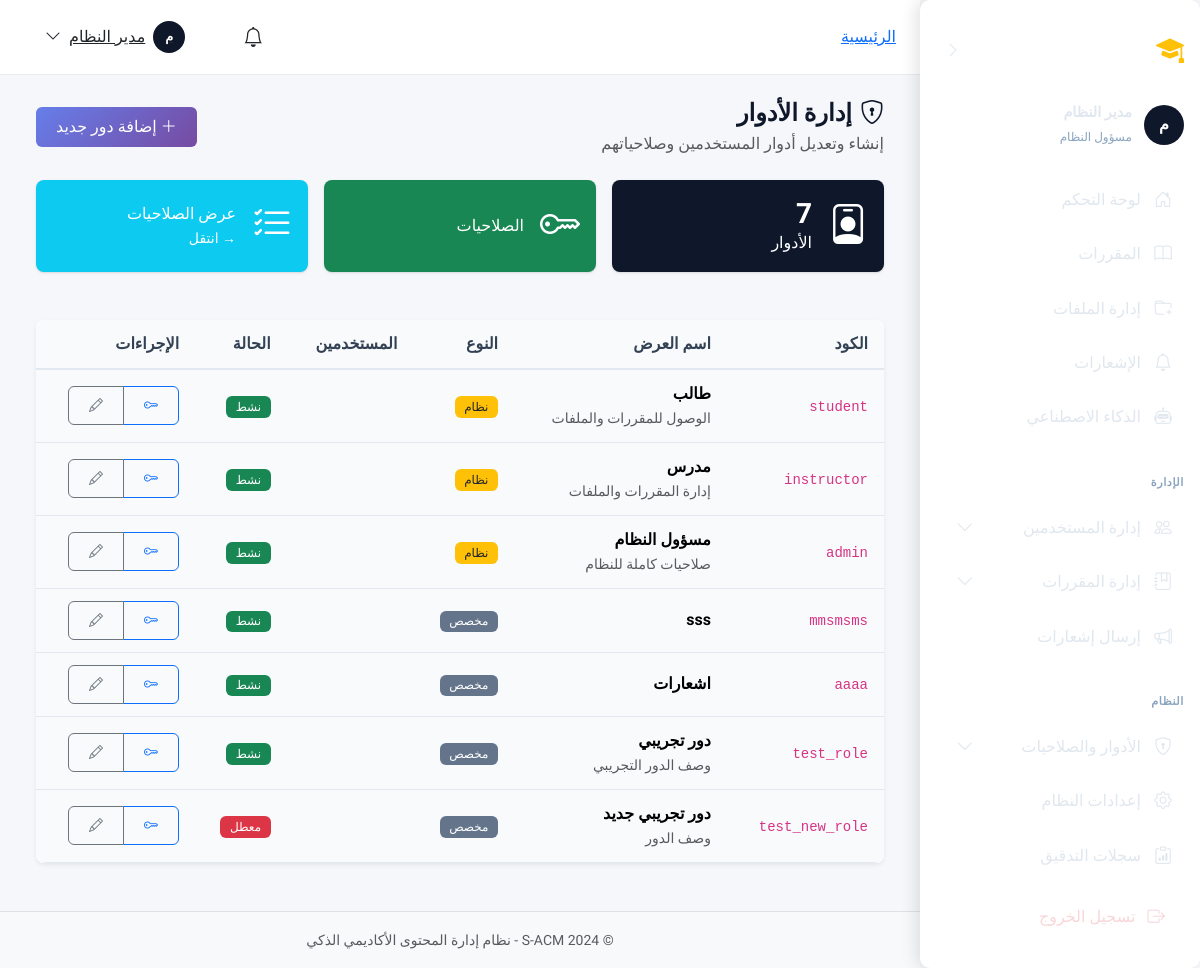
Screenshot of /roles/ (signed in) with the database file from the repository.
### apps/accounts/models.py (models this page shows, shortened)
class User(AbstractBaseUser, PermissionsMixin):
    ACCOUNT_STATUS_CHOICES = [
        ('inactive', 'غير مفعّل'),
        ('active', 'مفعّل'),
        ('suspended', 'موقوف'),
    ]
    academic_id = models.CharField(
        max_length=50,
        unique=True,
        verbose_name='الرقم الأكاديمي/الوظيفي',
        help_text='الرقم الأكاديمي للطالب أو الرقم الوظيفي للموظف'
    )
    id_card_number = models.CharField(
        max_length=50,
        unique=True,
        verbose_name='رقم البطاقة الشخصية',
        help_text='يستخدم للتحقق من الهوية عند التفعيل'
    )
    full_name = models.CharField(
        max_length=150,
        verbose_name='الاسم الكامل'
    )
    email = models.EmailField(
        unique=True,
        blank=True,
        null=True,
        verbose_name='البريد الإلكتروني',
        help_text='يتم تعيينه عند التفعيل'
    )
    account_status = models.CharField(
        max_length=20,
        choices=ACCOUNT_STATUS_CHOICES,
        default='inactive',
        verbose_name='حالة الحساب'
    )
    role = models.ForeignKey(
        Role,
        on_delete=models.PROTECT,
        related_name='users',
        verbose_name='الدور',
        null=True,
        blank=True
    )
    major = models.ForeignKey(
        Major,
        on_delete=models.SET_NULL,
        related_name='students',
        verbose_name='التخصص',
        null=True,
        blank=True,
        help_text='للطلاب فقط'
    )
    level = models.ForeignKey(
        Level,
        on_delete=models.SET_NULL,
        related_name='students',
        verbose_name='المستوى',
        null=True,
        blank=True,
        help_text='للطلاب فقط'
    )
    is_staff = models.BooleanField(default=False, verbose_name='موظف')
    is_active = models.BooleanField(default=True, verbose_name='نشط')
    date_joined = models.DateTimeField(default=timezone.now, verbose_name='تاريخ الانضمام')
    last_login = models.DateTimeField(null=True, blank=True, verbose_name='آخر تسجيل دخول')
    profile_picture = models.ImageField(
        upload_to='profiles/',
        blank=True,
        null=True,
        verbose_name='صورة الملف الشخصي'
    )
    phone_number = models.CharField(
        max_length=20,
        blank=True,
        null=True,
        verbose_name='رقم الهاتف'
    )
    objects = UserManager()
    USERNAME_FIELD = 'academic_id'
    REQUIRED_FIELDS = ['full_name', 'id_card_number']
    class Meta:
        db_table = 'users'
        verbose_name = 'مستخدم'
        verbose_name_plural = 'المستخدمون'
        indexes = [
            models.Index(fields=['academic_id']),
            models.Index(fields=['email']),
            models.Index(fields=['account_status']),
        ]
    def is_admin(self):
        return self.role and self.role.code == Role.ADMIN
    def is_instructor(self):
        return self.role and self.role.code == Role.INSTRUCTOR
    def is_student(self):
        return self.role and self.role.code == Role.STUDENT

class Role(models.Model):
    ADMIN = 'admin'
    INSTRUCTOR = 'instructor'
    STUDENT = 'student'
    code = models.CharField(
        max_length=50,
        unique=True,
        verbose_name='كود الدور',
        help_text='معرف فريد للدور (بالإنجليزية، مثل: admin, instructor)'
    )
    display_name = models.CharField(
        max_length=100,
        verbose_name='اسم العرض',
        help_text='الاسم الذي يظهر للمستخدم'
    )
    description = models.TextField(
        blank=True,
        null=True,
        verbose_name='وصف الدور'
    )
    is_system = models.BooleanField(
        default=False,
        verbose_name='دور نظام',
        help_text='الأدوار الافتراضية التي لا يمكن حذفها'
    )
    is_active = models.BooleanField(
        default=True,
        verbose_name='نشط'
    )
    created_at = models.DateTimeField(auto_now_add=True, verbose_name='تاريخ الإنشاء')
    updated_at = models.DateTimeField(auto_now=True, verbose_name='تاريخ التحديث')
    class Meta:
        db_table = 'roles'
        verbose_name = 'دور'
        verbose_name_plural = 'الأدوار'
        ordering = ['-is_system', 'display_name']

### apps/core/views.py (the view)
# urls.py: path('roles/', views.RolesListView.as_view(), name='roles_list'),
class RolesListView(LoginRequiredMixin, TemplateView):
    template_name = 'admin_panel/roles/list.html'
    def get_context_data(self, **kwargs):
        context = super().get_context_data(**kwargs)
        try:
            from apps.accounts.models import Role
            context['roles'] = Role.objects.all()
        except:
            context['roles'] = []
        return context

### templates/admin_panel/roles/list.html (shortened to what this page needs)
{% extends 'layouts/dashboard_base.html' %}
{% block dashboard_content %}
<div class="container-fluid">
    <div class="d-flex justify-content-between align-items-center mb-4">
        <div>
            <h4 class="mb-1"><i class="bi bi-shield-lock me-2"></i>إدارة الأدوار</h4>
            <p class="text-muted mb-0">إنشاء وتعديل أدوار المستخدمين وصلاحياتهم</p>
        </div>
        <a href="{% url 'accounts:admin_role_create' %}" class="btn btn-primary">
            <i class="bi bi-plus-lg me-1"></i>إضافة دور جديد
        </a>
    </div>
    <div class="row g-3 mb-4">
        <div class="col-md-4">
            <div class="card border-0 bg-primary text-white">
                <div class="card-body">
                    <div class="d-flex align-items-center">
                        <i class="bi bi-person-badge fs-1 me-3"></i>
                        <div>
                            <h3 class="mb-0">{{ roles|length }}</h3>
                            <span>الأدوار</span>
                        </div>
                    </div>
                </div>
            </div>
        </div>
        <div class="col-md-4">
            <div class="card border-0 bg-success text-white">
                <div class="card-body">
                    <div class="d-flex align-items-center">
                        <i class="bi bi-key fs-1 me-3"></i>
                        <div>
                            <span>الصلاحيات</span>
                        </div>
                    </div>
                </div>
            </div>
        </div>
        <div class="col-md-4">
            <div class="card border-0 bg-info text-white">
                <div class="card-body">
                    <a href="{% url 'accounts:admin_permissions' %}"
                        class="text-white text-decoration-none d-flex align-items-center">
                        <i class="bi bi-list-check fs-1 me-3"></i>
                        <div>
                            <span class="d-block">عرض الصلاحيات</span>
                            <small>→ انتقل</small>
                        </div>
                    </a>
                </div>
            </div>
        </div>
    </div>
    <div class="card border-0 shadow-sm">
        <div class="card-body p-0">
            <div class="table-responsive">
                <table class="table table-hover mb-0">
                    <thead class="table-light">
                        <tr>
                            <th>الكود</th>
                            <th>اسم العرض</th>
                            <th>النوع</th>
                            <th>المستخدمين</th>
                            <th>الحالة</th>
                            <th>الإجراءات</th>
                        </tr>
                    </thead>
                    <tbody>
                        {% for role in roles %}
                        <tr>
                            <td>
                                <code>{{ role.code }}</code>
                            </td>
                            <td>
                                <strong>{{ role.display_name }}</strong>
                                {% if role.description %}
                                <br><small class="text-muted">{{ role.description|truncatechars:50 }}</small>
                                {% endif %}
                            </td>
                            <td>
                                {% if role.is_system %}
                                <span class="badge bg-warning text-dark">نظام</span>
                                {% else %}
                                <span class="badge bg-secondary">مخصص</span>
                                {% endif %}
                            </td>
                            <td>
                            </td>
                            <td>
                                {% if role.is_active %}
                                <span class="badge bg-success">نشط</span>
                                {% else %}
                                <span class="badge bg-danger">معطل</span>
                                {% endif %}
                            </td>
                            <td>
                                <div class="btn-group btn-group-sm">
                                    <a href="{% url 'accounts:admin_role_permissions' role.pk %}"
                                        class="btn btn-outline-primary" title="الصلاحيات">
                                        <i class="bi bi-key"></i>
                                    </a>
                                    <a href="{% url 'accounts:admin_role_edit' role.pk %}"
                                        class="btn btn-outline-secondary" title="تعديل">
                                        <i class="bi bi-pencil"></i>
                                    </a>
                                </div>
                            </td>
                        </tr>
                        {% empty %}
                        <tr>
                            <td colspan="6" class="text-center py-4 text-muted">
                                لا توجد أدوار
                            </td>
                        </tr>
                        {% endfor %}
                    </tbody>
                </table>
            </div>
        </div>
    </div>
</div>
{% endblock %}

### templates/layouts/dashboard_base.html (shortened to what this page needs)
{% extends 'base.html' %}
{% load static %}
{% load permissions %}
{% block extra_css %}
<link href="{% static 'css/sidebar.css' %}" rel="stylesheet">
<link href="{% static 'css/dashboard.css' %}" rel="stylesheet">
{% endblock %}
{% block body_class %}dashboard-page{% endblock %}
{% block content %}
<div class="dashboard-layout">
    {% include 'components/sidebar.html' %}
    <div class="dashboard-content">
        <header class="dashboard-navbar">
            {% block breadcrumb %}
            <nav aria-label="breadcrumb" class="d-none d-md-block">
                <ol class="breadcrumb mb-0">
                    <li class="breadcrumb-item"><a href="{% url 'core:dashboard' %}">الرئيسية</a></li>
                </ol>
            </nav>
            {% endblock %}
            <div class="d-flex align-items-center gap-3 ms-auto">
                <div class="dropdown">
                    <a class="btn btn-link position-relative text-dark" href="#" data-bs-toggle="dropdown">
                        <i class="bi bi-bell fs-5"></i>
                    </a>
                </div>
                <div class="dropdown">
                    <a class="btn btn-link text-dark d-flex align-items-center gap-2" href="#"
                        data-bs-toggle="dropdown">
                        <div class="avatar-circle bg-primary text-white"
                            style="width: 32px; height: 32px; font-size: 0.8rem;">
                            {{ request.user.full_name|slice:":1"|upper }}
                        </div>
                        <span class="d-none d-lg-inline">{{ request.user.full_name|truncatechars:15 }}</span>
                        <i class="bi bi-chevron-down"></i>
                    </a>
                </div>
            </div>
        </header>
        <main class="flex-grow-1 p-4" id="main-content">
            {% block dashboard_content %}{% endblock %}
        </main>
        <footer class="dashboard-footer text-center py-3 border-top bg-light">
            <small class="text-muted">© 2024 S-ACM - نظام إدارة المحتوى الأكاديمي الذكي</small>
        </footer>
    </div>
</div>
{% endblock %}

### templates/components/sidebar.html (shortened to what this page needs)
{% load permissions %}
<aside class="sidebar d-none d-md-flex" id="desktopSidebar" data-collapsed="false">
    <div class="sidebar-header">
        <a href="{% url 'core:home' %}" class="sidebar-brand">
            <i class="bi bi-mortarboard-fill brand-icon"></i>
            <span class="brand-text">S-ACM</span>
        </a>
        <button type="button" class="btn btn-link sidebar-toggle" id="sidebarToggle" aria-label="طي القائمة">
            <i class="bi bi-chevron-right toggle-icon"></i>
        </button>
    </div>
    <div class="sidebar-user">
        <div class="avatar-circle bg-primary text-white">
            {{ request.user.full_name|slice:":1"|upper }}
        </div>
        <div class="user-info">
            <div class="user-name">{{ request.user.full_name|truncatechars:20 }}</div>
            <small class="user-role">{{ user_role|default:"مستخدم" }}</small>
        </div>
    </div>
    <nav class="sidebar-nav flex-grow-1">
        {% include 'components/_sidebar_menu.html' with collapsed=False %}
    </nav>
    <div class="sidebar-footer">
        <a href="{% url 'accounts:logout' %}" class="sidebar-link logout-link">
            <i class="bi bi-box-arrow-right"></i>
            <span class="link-text">تسجيل الخروج</span>
        </a>
    </div>
</aside>

### rows the page displays
User: user.full_name "م", user.full_name "مدير النظام"
Role: display_name "مسؤول النظام", code "admin", description "صلاحيات كاملة للنظام", is_system "نظام", is_active "نشط"
Role: code "student", display_name "طالب", description "الوصول للمقررات والملفات", is_system "نظام", is_active "نشط"
Role: code "instructor", display_name "مدرس", description "إدارة المقررات والملفات", is_system "نظام", is_active "نشط"
Role: code "mmsmsms", display_name "sss", is_system "مخصص", is_active "نشط"
Role: code "aaaa", display_name "اشعارات", is_system "مخصص", is_active "نشط"
Role: code "test_role", display_name "دور تجريبي", description "وصف الدور التجريبي", is_system "مخصص", is_active "نشط"
Role: code "test_new_role", display_name "دور تجريبي جديد", description "وصف الدور", is_system "مخصص", is_active "معطل"

### other values shown
{{ item.label|default:item.title }} "لوحة التحكم" "المقررات" "إدارة الملفات" "الإشعارات" "الذكاء الاصطناعي" "إرسال إشعارات" "إعدادات النظام" "سجلات التدقيق"
{{ item.label|default:item.title|slice:"4:-4" }} "الإدارة" "النظام"
{{ item.label|default:item.title }} "إدارة المستخدمين" "إدارة المقررات" "الأدوار والصلاحيات"
{{ roles|length }} "7"
